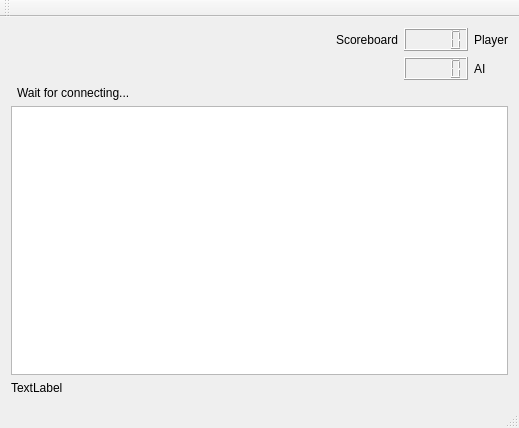
<?xml version="1.0" encoding="UTF-8"?>
<ui version="4.0">
 <class>MainWindow</class>
 <widget class="QMainWindow" name="MainWindow">
  <property name="geometry">
   <rect>
    <x>0</x>
    <y>0</y>
    <width>519</width>
    <height>428</height>
   </rect>
  </property>
  <property name="windowTitle">
   <string>MainWindow</string>
  </property>
  <widget class="QWidget" name="centralWidget">
   <layout class="QGridLayout" name="gridLayout">
    <item row="2" column="3">
     <widget class="QLCDNumber" name="playerScore"/>
    </item>
    <item row="3" column="4">
     <widget class="QLabel" name="ai">
      <property name="text">
       <string>AI</string>
      </property>
     </widget>
    </item>
    <item row="2" column="4">
     <widget class="QLabel" name="player">
      <property name="text">
       <string>Player</string>
      </property>
     </widget>
    </item>
    <item row="3" column="3">
     <widget class="QLCDNumber" name="aiScore"/>
    </item>
    <item row="2" column="2">
     <widget class="QLabel" name="scoreboard">
      <property name="text">
       <string>Scoreboard</string>
      </property>
     </widget>
    </item>
    <item row="5" column="0" colspan="5">
     <widget class="QGraphicsView" name="boardView"/>
    </item>
    <item row="2" column="1">
     <widget class="QLabel" name="showGoal">
      <property name="text">
       <string/>
      </property>
     </widget>
    </item>
    <item row="3" column="1">
     <widget class="QLabel" name="status">
      <property name="sizePolicy">
       <sizepolicy hsizetype="Preferred" vsizetype="Preferred">
        <horstretch>50</horstretch>
        <verstretch>0</verstretch>
       </sizepolicy>
      </property>
      <property name="text">
       <string/>
      </property>
     </widget>
    </item>
    <item row="4" column="1">
     <widget class="QLabel" name="labelPlayers">
      <property name="text">
       <string>Wait for connecting...</string>
      </property>
     </widget>
    </item>
    <item row="6" column="0" colspan="2">
     <widget class="QLabel" name="ballPosition">
      <property name="text">
       <string>TextLabel</string>
      </property>
     </widget>
    </item>
   </layout>
  </widget>
  <widget class="QMenuBar" name="menuBar">
   <property name="geometry">
    <rect>
     <x>0</x>
     <y>0</y>
     <width>519</width>
     <height>22</height>
    </rect>
   </property>
  </widget>
  <widget class="QToolBar" name="mainToolBar">
   <attribute name="toolBarArea">
    <enum>TopToolBarArea</enum>
   </attribute>
   <attribute name="toolBarBreak">
    <bool>false</bool>
   </attribute>
  </widget>
  <widget class="QStatusBar" name="statusBar"/>
 </widget>
 <layoutdefault spacing="6" margin="11"/>
 <resources/>
 <connections/>
</ui>
